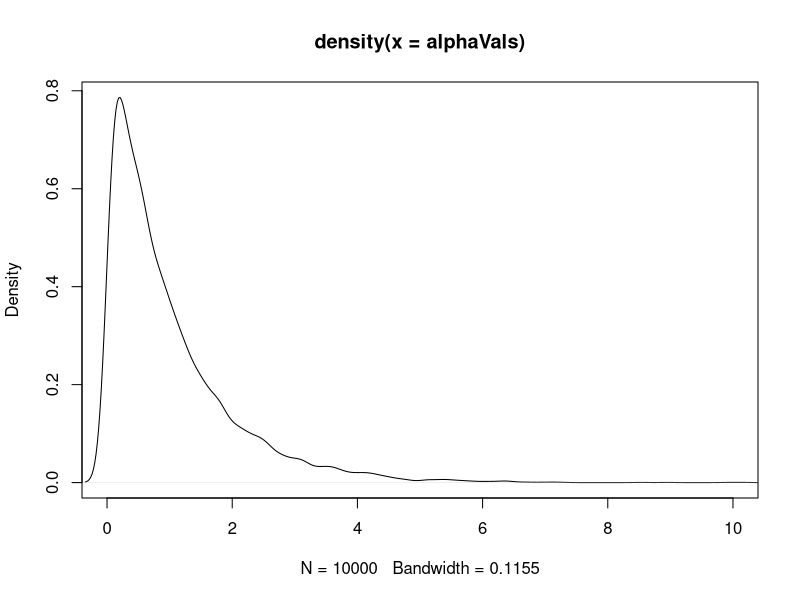
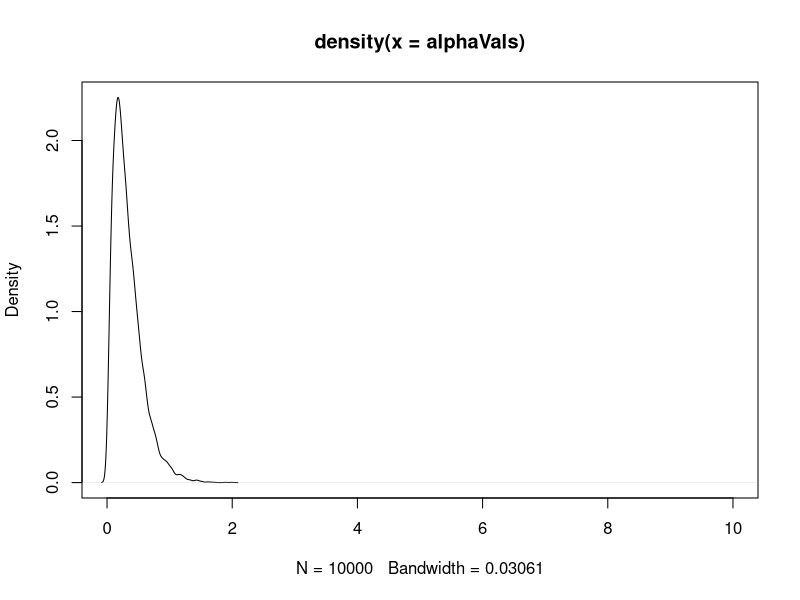
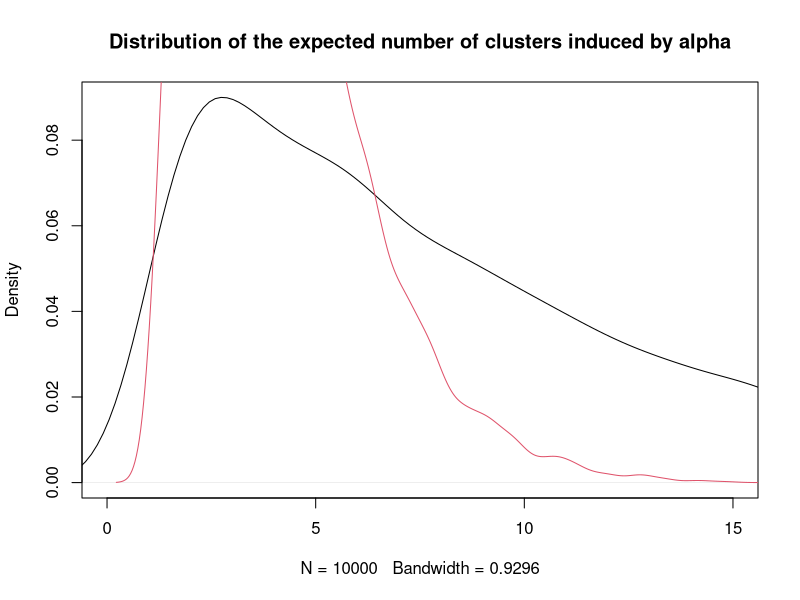

Generate these figures, in order, with R:
# library(nimble)
expectedNumberOfClusters <- function(N, alpha){
	sum(alpha/(alpha + seq(1:N) - 1))
}

varianceNumberOfClusters <- function(N, alpha){
	num <- alpha*(seq(1:N) -1)
	den <- (alpha - 1 + seq(1:N))^2
	sum(num/den)
}

#########################
# N = 14525
N = 7377
# N = 2000
R = 10^4

# alphaVals <- rgamma(R, 2, 4)
# alphaVals <- rgamma(R, 1, 3)
alphaVals <- rgamma(R, 1, 1)
plot(density(alphaVals), xlim = c(0,10))
mean(alphaVals)
var(alphaVals)

kVals <- sapply(alphaVals, function(x) expectedNumberOfClusters(N, x))
kValsVar <- sapply(alphaVals, function(x) varianceNumberOfClusters(N, x))

mean(kVals)
## law of total variance! Mean(var(x | alpha)) + var(mean(x|alpha))
mean(kValsVar) + var(kVals)
# mean(kValsVar)

# plot(alphaVals, kVals, col = 2)
# points(alphaVals, kVals - sqrt(kValsVar))
# points(alphaVals, kVals + sqrt(kValsVar))

# plot(density(kVals), xlim = c(0, 10))
# lines(density(kVals[10001:20001]))
# lines(density(kVals[20001:30001]))
# lines(density(kVals[40001:50001]))

expectedNumberOfClusters(N, 1)
varianceNumberOfClusters(N, 1)
log(N)

expectedNumberOfClusters(N, 0.3)
varianceNumberOfClusters(N, 0.3)
log(N)*0.4

expectedNumberOfClusters(10,  0.3)
expectedNumberOfClusters(N,  0.3)
varianceNumberOfClusters(N,  0.3)


##########
alphaVals <- rgamma(R, 2, 6)
plot(density(alphaVals), xlim = c(0,10))
kValsEW <- sapply(alphaVals, function(x) expectedNumberOfClusters(N, x))
kValsVarEW <- sapply(alphaVals, function(x) varianceNumberOfClusters(N, x))

plot(density(kVals), xlim = c(0, 15), main = "Distribution of the expected number of clusters induced by alpha")

lines(density(kValsEW), col = 2)

mean(kValsEW)
mean(kValsVarEW)
# mean(kValsVar)
######################
# Escobar & West -- alpha ~ gamma(2, 4)
# E(alpha) = 0.5; var(alpha) = 0.12

# alpha ~ gamma(1, 3)
# E(alpha) = 0.3; var(alpha) = 0.11
######################
